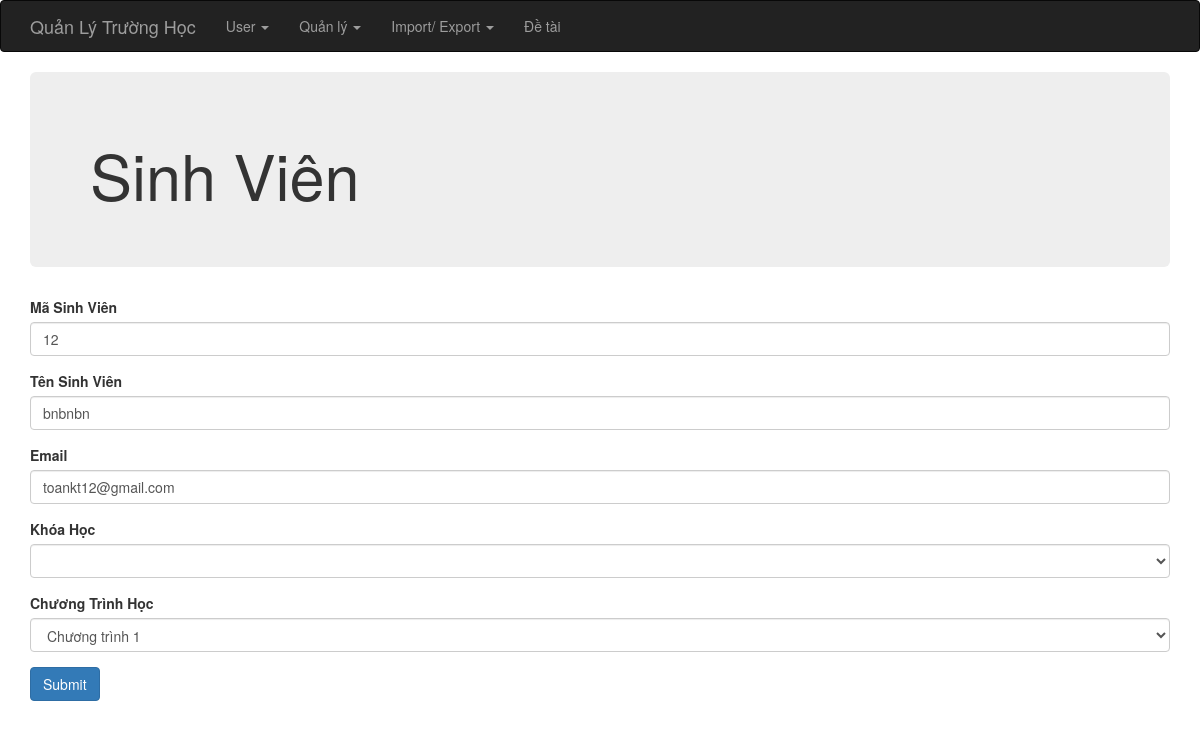
Screenshot of /index.php?op=sv_edit&id=1 with the database file from the repository.
### tables this page shows
CREATE TABLE IF NOT EXISTS `sinh_vien` (
  `id` int(6) unsigned NOT NULL AUTO_INCREMENT,
  `ma_sinh_vien` varchar(255) NOT NULL,
  `ho_ten` varchar(255) NOT NULL,
  `khoa_hoc_id` int(6) DEFAULT NULL,
  `chuong_trinh_id` int(6) DEFAULT NULL,
  `email` varchar(255) DEFAULT NULL,
  PRIMARY KEY (`id`)
);

CREATE TABLE IF NOT EXISTS `chuong_trinh_hoc` (
  `id` int(6) unsigned NOT NULL AUTO_INCREMENT,
  `ten_chuong_trinh` varchar(255) NOT NULL,
  `khoa_hoc_id` varchar(255) NOT NULL,
  `ghi_chu` varchar(255) DEFAULT NULL,
  `total_time` int(6) DEFAULT NULL,
  PRIMARY KEY (`id`)
);

### index.php (called while the page is built, shortened)
<?php
require_once 'controller/IndexController.php';
$controller = new IndexController();
$controller->handleRequest();
?>

### model/ChuongTrinhGateway.php (called while the page is built, shortened)
<?php
class ChuongTrinhGateway {
    public function selectAll($order, $start, $limit) {
        $dbOrder =  mysql_real_escape_string($order);
        $dbres = mysql_query("SELECT * FROM chuong_trinh_hoc ORDER BY $dbOrder ASC limit {$start},{$limit}");
        $data = array();
        while ( ($obj = mysql_fetch_object($dbres)) != NULL ) {
            $data[] = $obj;
        }
        return $data;
    }
}
?>

### model/ChuongTrinhService.php (called while the page is built, shortened)
<?php
require_once 'model/ChuongTrinhGateway.php';
class ChuongTrinhService {
    private $index = NULL;
    private $chuongtrinhGateway    = NULL;
    public function __construct() {
        $this->index = new IndexService();
        $this->chuongtrinhGateway = new ChuongTrinhGateway();
    }
    public function getAll($order, $start, $limit) {
        try {
            $this->index->openDb();
            $res = $this->chuongtrinhGateway->selectAll($order, $start, $limit);
            $this->index->closeDb();
            return $res;
        } catch (Exception $e) {
            $this->index->closeDb();
            throw $e;
        }
    }
}
?>

### model/SVGateway.php (called while the page is built, shortened)
<?php
class SVGateway {
    public function selectById($id) {
        $dbId = mysql_real_escape_string($id);
        $dbres = mysql_query("SELECT * FROM sinh_vien WHERE id=$dbId");
        return mysql_fetch_object($dbres);
    }
}
?>

### model/SVService.php (called while the page is built, shortened)
<?php
require_once 'model/SVGateway.php';
class SVService {
    private $index = NULL;
    private $SVGateway    = NULL;
    public function __construct() {
        $this->index = new IndexService();
        $this->SVGateway = new SVGateway();
    }
    public function getId($id) {
        try {
            $this->index->openDb();
            $res = $this->SVGateway->selectById($id);
            $this->index->closeDb();
            return $res;
        } catch (Exception $e) {
            $this->index->closeDb();
            throw $e;
        }
        return $this->contactsGateway->find($id);
    }
}
?>

### model/KhoaHocService.php (called while the page is built, shortened)
<?php
require_once 'model/KhoaHocGateway.php';
class KhoaHocService {
    private $index = NULL;
    private $khoahocGateway    = NULL;
    public function __construct() {
        $this->index = new IndexService();
        $this->khoahocGateway = new KhoaHocGateway();
    }
    public function getAll($order, $start, $limit) {
        try {
            $this->index->openDb();
            $res = $this->khoahocGateway->selectAll($order, $start, $limit);
            $this->index->closeDb();
            return $res;
        } catch (Exception $e) {
            $this->index->closeDb();
            throw $e;
        }
    }
}
?>

### model/KhoaHocGateway.php (called while the page is built, shortened)
<?php
class KhoaHocGateway {
    public function selectAll($order, $start, $limit) {
        $dbOrder =  mysql_real_escape_string($order);
        $dbres = mysql_query("SELECT * FROM khoa_hoc ORDER BY $dbOrder ASC limit {$start},{$limit}");
        $data = array();
        while ( ($obj = mysql_fetch_object($dbres)) != NULL ) {
            $data[] = $obj;
        }
        return $data;
    }
}
?>

### view/sinhvien/form.php (the view, shortened to what this page needs)
<?php require_once(realpath($_SERVER["DOCUMENT_ROOT"]) .'/school/view/include/header.php');?>
<div class="container">
    <div class="jumbotron">
        <h1>Sinh    Viên</h1>
    </div>
    <form method="POST" action="">
        <div class="form-group">
            <label for="name">Mã Sinh Viên</label>
            <input type="text" name="masv" class="form-control" value="<?php if (isset($data)) echo $data->ma_sinh_vien; ?>"/>
        </div>
        <div class="form-group">
            <label for="name">Tên Sinh Viên</label>
            <input type="text" name="tensv" class="form-control" value="<?php if (isset($data)) echo $data->ho_ten; ?>"/>
        </div>
        <div class="form-group">
            <label for="name">Email</label>
            <input type="email" name="email" class="form-control" value="<?php if (isset($data)) echo $data->email; ?>"/>
        </div>
        <div class="form-group">
            <label for="name">Khóa Học</label>
            <select name="khoahoc" id="" class="form-control">
                <option value=""></option>
                <?php foreach ($KHList as $kh) :?>
                    <option <?php if (isset($data)) { if ($data->khoa_hoc_id == $kh->id) {echo 'selected';} } ?> value="<?php echo $kh->id; ?>"><?php echo $kh->ten_khoa_hoc; ?></option>
                <?php endforeach; ?>
            </select>
        </div>
        <div class="form-group">
            <label for="name">Chương Trình Học</label>
            <select name="chuongtrinhhoc" id="" class="form-control">
                <?php foreach ($CTList as $ct) :?>
                    <option <?php if (isset($data)) { if ($data->chuong_trinh_id == $ct->id) {echo 'selected';} } ?> value="<?php echo $ct->id; ?>"><?php echo $ct->ten_chuong_trinh; ?></option>
                <?php endforeach; ?>
            </select>
        </div>
        <input type="submit" value="Submit" class="btn btn-primary"/>
    </form>
</div>
<?php require_once(realpath($_SERVER["DOCUMENT_ROOT"]) .'/school/view/include/footer.php');?>

### rows the page displays
sinh_vien: masv "12", tensv "bnbnbn", email "toankt12@gmail.com", chuongtrinhhoc "Chương trình 1"
